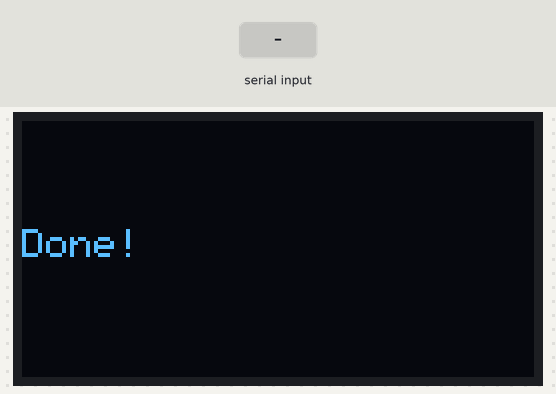
This sketch was run on a simulated ESP32. On the bench: 128×64 one-colour display. The inputs (shaded band) are chosen by the test bench. WiFi joins after 1.5 s; servers stay silent unless stated.

Above: at 2.5 s.
At 6.7 s:
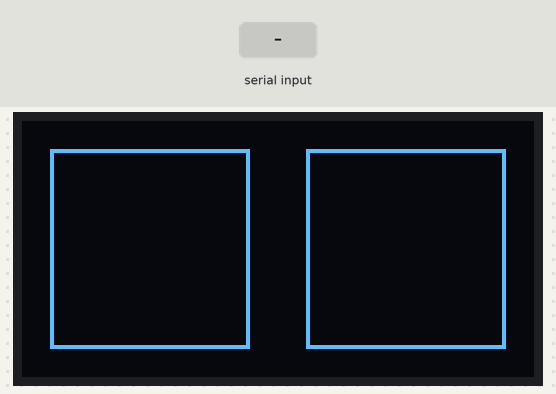
6.8 s: "1" received over Serial
At 8.5 s:
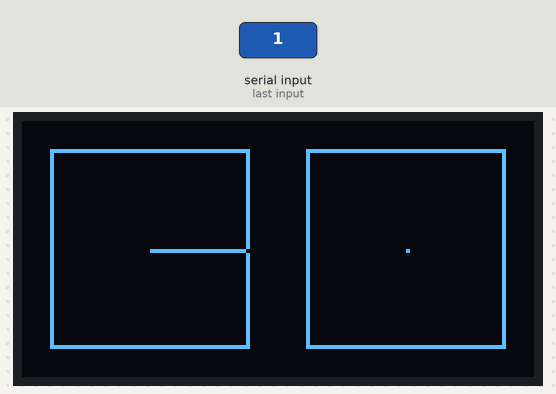
8.8 s: "2" received over Serial
At 10.1 s:
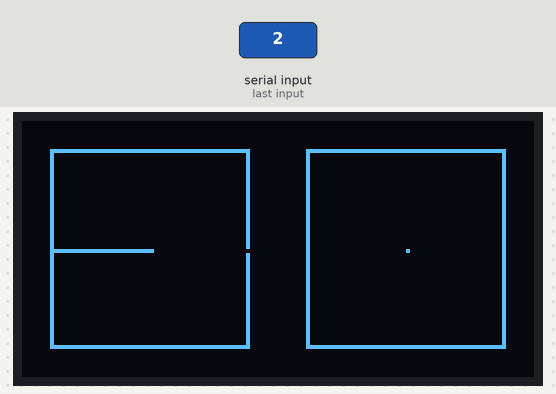
Timing chart, 0 to 11.8 s (numbered marks = the images above; inputs shaded):
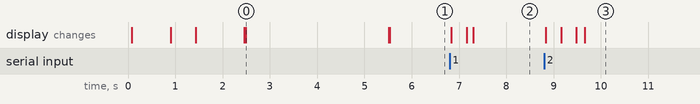

Measured:
- after the input at 6.8 s, the display: first changes at once (image 2 shows a later state)
- after the input at 8.8 s, the display: first changes at once (image 3 shows a later state)
- what the display in image 0 shows lasts 3.0 s, from 2.5 s to 5.5 s

The sketch:

Continuum_controller.ino
```cpp
#include <WiFi.h>
#include <WiFiUdp.h>

#include <Wire.h>
#include <Adafruit_GFX.h>
#include <Adafruit_SSD1306.h>

#define SCREEN_WIDTH 128
#define SCREEN_HEIGHT 64
#define OLED_RESET -1
#define SCREEN_ADDRESS 0x3C

#define LXO 32
#define LYO 32
#define RXO 96
#define RYO 32

#define LX1 7
#define LX2 57
#define LY1 7
#define LY2 57

#define RX1 71
#define RX2 121
#define RY1 7
#define RY2 57

Adafruit_SSD1306 display(SCREEN_WIDTH, SCREEN_HEIGHT, &Wire, OLED_RESET);

WiFiUDP udp;

struct MAP {
  bool N = 0, S = 0, E = 0, W = 0, B = 0, SW = 0;
};
MAP L;
MAP R;

const char *networkName = "Continuum";
const char *networkPswd = "44084408";
const char *udpAddress = "192.168.4.1";
const int udpPort = 3333;

boolean connected = false;

byte page = 1, _page = 0;

byte Lx = 32, Ly = 32, Rx = 96, Ry = 32;
bool Rf, Lf;
bool pre_RSW = 0, pre_LSW = 0, pre_RB = 0, pre_LB = 0;
byte control = 0x00;

void setup() {
  DP_SETTING();
  Serial.begin(9600);
}

void loop() {
  if (Serial.available()) {
    control = Serial.read();
    if (control >> 6) {
      R.B = control >> 5 & 0x01;
      R.SW = control >> 4 & 0x01;
      R.N = control >> 3 & 0x01;
      R.S = control >> 2 & 0x01;
      R.W = control >> 1 & 0x01;
      R.E = control & 0x01;
    } else {
      L.B = control >> 5 & 0x01;
      L.SW = control >> 4 & 0x01;
      L.N = control >> 3 & 0x01;
      L.S = control >> 2 & 0x01;
      L.W = control >> 1 & 0x01;
      L.E = control & 0x01;
    }
  }
  if (page != _page) {
    switch (page) {
      case 1:
        drawMap();
        break;

      default:
        break;
    }
    display.display();
  } else {
    switch (page) {
      case 1:
        if (R.N || R.W || R.E || R.S || L.N || L.W || L.S || L.E || R.SW || L.SW || R.B || L.B) {
          display.drawLine(LXO, LYO, Lx, Ly, BLACK);
          display.drawLine(RXO, RYO, Rx, Ry, BLACK);

          Lx = constrain((L.W == 1) ? Lx-- : Lx, LX1 + 1, LX2 - 2);
          Lx = constrain((L.E == 1) ? Lx++ : Lx, LX1 + 1, LX2 - 2);

          Ly = constrain((L.N == 1) ? Ly-- : Ly, LY1 + 1, LY2 - 2);
          Ly = constrain((L.S == 1) ? Ly++ : Ly, LY1 + 1, LY2 - 2);

          Rx = constrain((R.W == 1) ? Rx-- : Rx, RX1 + 1, RX2 - 2);
          Rx = constrain((R.E == 1) ? Rx++ : Rx, RX1 + 1, RX2 - 2);

          Ry = constrain((R.N == 1) ? Ry-- : Ry, RY1 + 1, RY2 - 2);
          Ry = constrain((R.S == 1) ? Ry++ : Ry, RY1 + 1, RY2 - 2);

          if (R.SW == 1 && pre_RSW == 0) {
            udp.beginPacket(udpAddress, udpPort);
            udp.write(0xf1);
            udp.write(Lx);
            udp.write(Ly);
            udp.write(Rx);
            udp.write(Ry);
            udp.write(0xf0);
            udp.endPacket();
          }
          pre_RSW = R.SW;

          if (L.SW == 1 && pre_LSW == 0) {
            Lx = LXO;
            Ly = LYO;
            Rx = RXO;
            Ry = RYO;
            udp.beginPacket(udpAddress, udpPort);
            udp.write(0xf1);
            udp.write(Lx);
            udp.write(Ly);
            udp.write(Rx);
            udp.write(Ry);
            udp.write(0xf0);
            udp.endPacket();
          }
          pre_LSW = L.SW;

          if (R.B == 1 && pre_RB == 0) {
            static bool Rf = (Rf == 1) ? 0 : 1;
            if (Rf) {
              udp.beginPacket(udpAddress, udpPort);
              udp.write(0xf1);
              udp.write(Lx);
              udp.write(Ly);
              udp.write(Rx);
              udp.write(Ry);
              udp.write(0xf1);
              udp.endPacket();
            } else {
              udp.beginPacket(udpAddress, udpPort);
              udp.write(0xf1);
              udp.write(Lx);
              udp.write(Ly);
              udp.write(Rx);
              udp.write(Ry);
              udp.write(0xf0);
              udp.endPacket();
            }
          }
          pre_RB = R.B;
          if (L.B == 1 && pre_LB == 0) {
            static bool Lf = (Lf == 1) ? 0 : 1;
            if (Lf) {
              udp.beginPacket(udpAddress, udpPort);
              udp.write(0xf1);
              udp.write(Lx);
              udp.write(Ly);
              udp.write(Rx);
              udp.write(Ry);
              udp.write(0xf2);
              udp.endPacket();
            } else {
              udp.beginPacket(udpAddress, udpPort);
              udp.write(0xf1);
              udp.write(Lx);
              udp.write(Ly);
              udp.write(Rx);
              udp.write(Ry);
              udp.write(0xf0);
              udp.endPacket();
            }
          }
          pre_LB = L.B;
          if (R.N || R.W || R.E || R.S || L.N || L.W || L.S || L.E || L.SW) {
            delay(10);
            display.drawLine(LXO, LYO, Lx, Ly, WHITE);
            display.drawLine(RXO, RYO, Rx, Ry, WHITE);

            display.display();
          }
        }
        break;
      default:
        break;
    }
  }
  _page = page;
}

void drawMap() {
  display.drawRect(LX1, LY1, LX2 - LX1, LY2 - LY1, WHITE);
  display.drawRect(RX1, RY1, RX2 - RX1, RY2 - RY1, WHITE);
}

void DP_SETTING() {
  if (!display.begin(SSD1306_SWITCHCAPVCC, SCREEN_ADDRESS)) {
    for (;;)
      ;
  }
  display.setTextSize(1);
  display.setTextColor(WHITE);
  display.clearDisplay();
  display.display();
  Show("Loading.", 0, 27);
  display.display();
  delay(800);

  connectToWiFi(networkName, networkPswd);
  Show("Loading..", 0, 27);
  display.display();
  delay(500);
  Show("Loading...", 0, 27);
  display.display();
  delay(1000);

  Clear();
  Show("Done!", 0, 27);
  display.display();
  delay(3000);
  Clear();
}

void connectToWiFi(const char *ssid, const char *pwd) {
  WiFi.disconnect(true);
  WiFi.onEvent(WiFiEvent);
  WiFi.begin(ssid, pwd);
}

void WiFiEvent(WiFiEvent_t event) {
  switch (event) {
    case ARDUINO_EVENT_WIFI_STA_GOT_IP:
      udp.begin(WiFi.localIP(), udpPort);
      connected = true;
      break;
    case ARDUINO_EVENT_WIFI_STA_DISCONNECTED:
      connected = false;
      ESP.restart();
      break;
    default: break;
  }
}

void Show(String sentance, int x, int y) {
  display.setCursor(x, y);
  display.println(sentance);
}

void Clear() {
  display.clearDisplay();
  display.display();
}

void Erase(int x, int y, int w, int h) {
  display.fillRect(x, y, w, y, BLACK);
}
```
